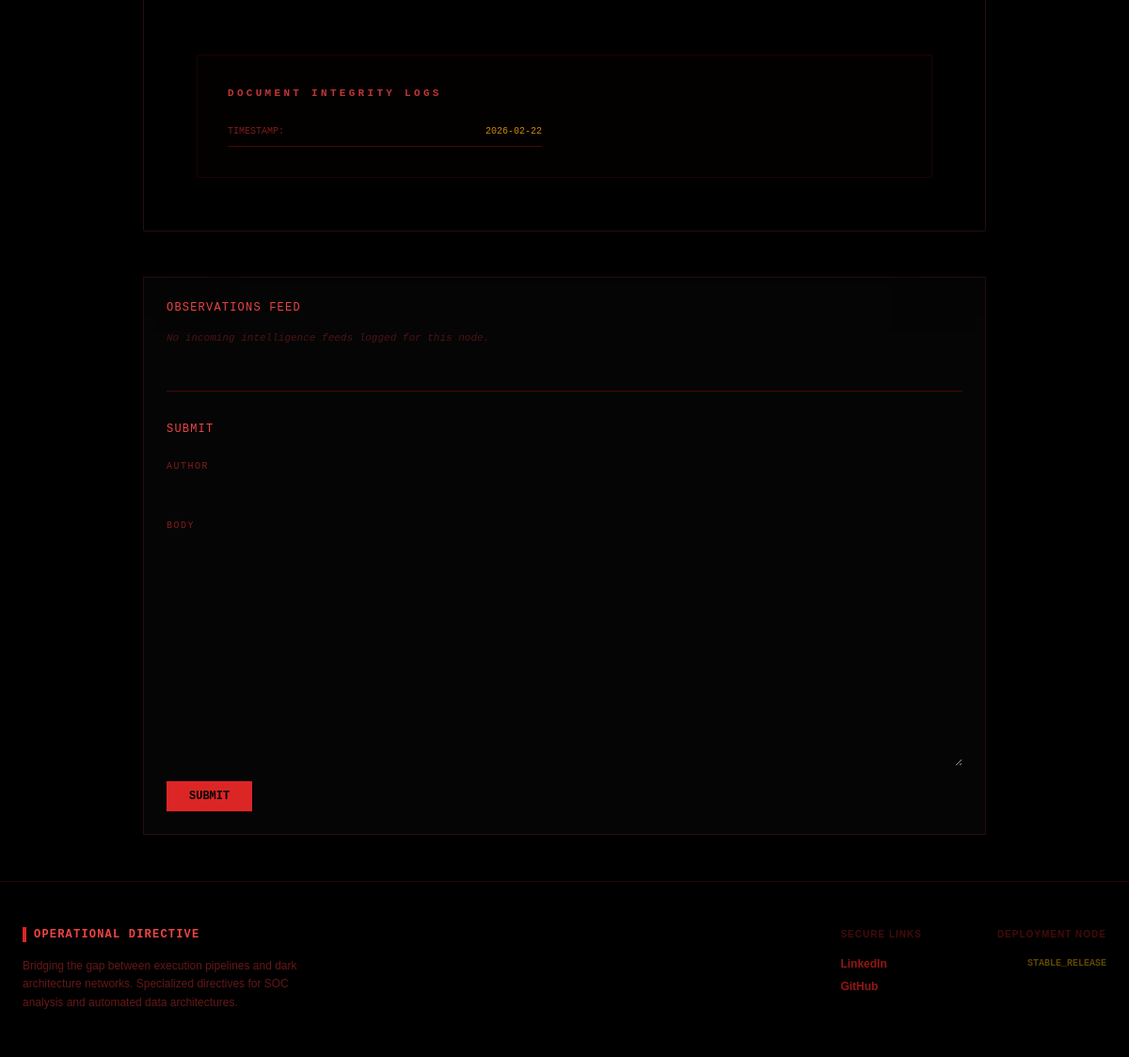
The app's page /bulletin/0b957aab-3063-4191-94ea-57ad40c671e1/ (lower part), older data.
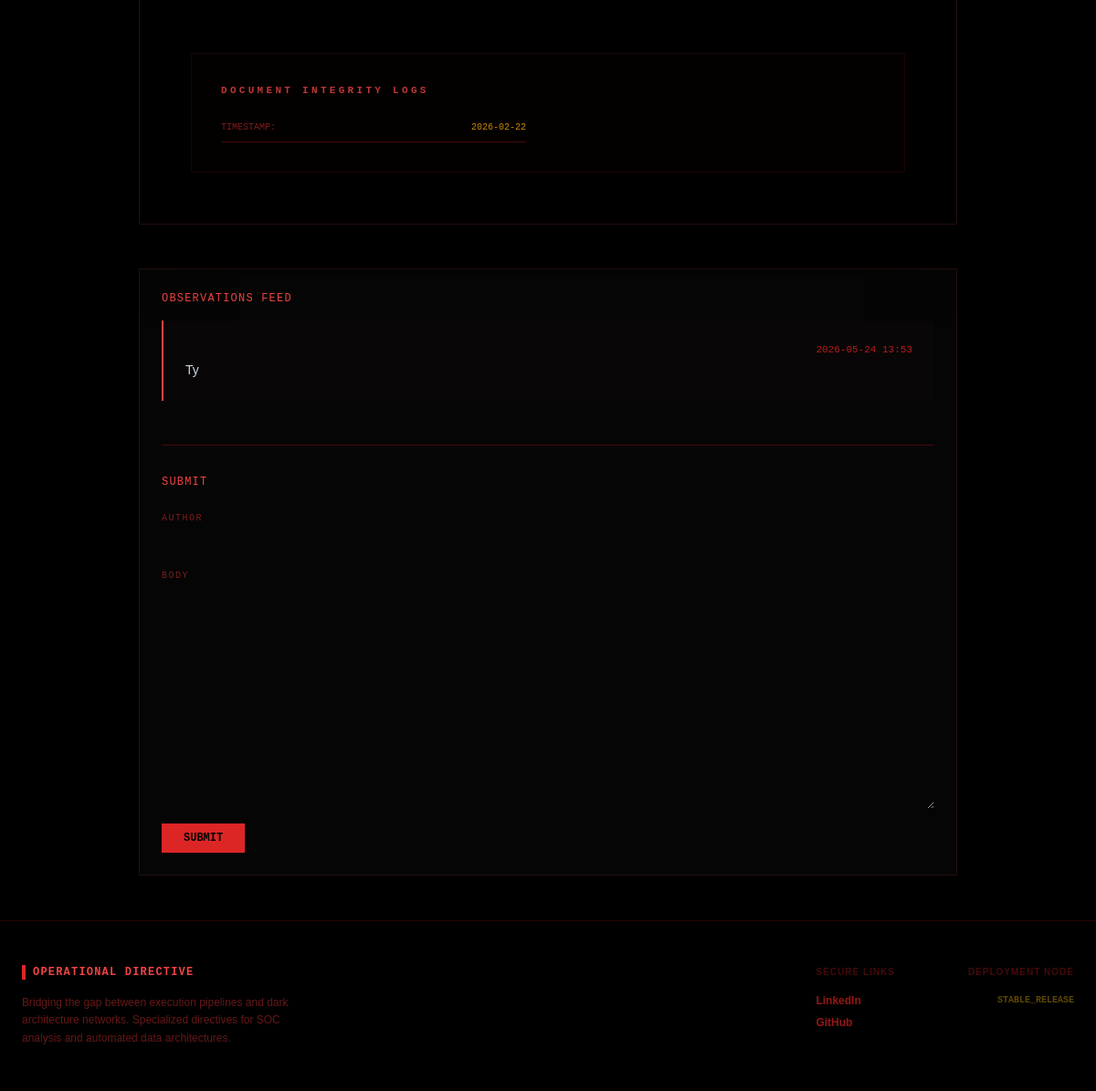
The same page, newer data.
### api/models.py (models this page shows, shortened)
class Bulletins(models.Model):
    class Platform(models.TextChoices):
        TRYHACKME = 'THM', 'TryHackMe'
        PORTSWIGGER = 'PortSwigger', 'PortSwigger'
        ROOT_ME = 'Root Me', 'Root-Me'
        HACKTHEBOX = 'HTB', 'HackTheBox'
        FAQ = 'FAQ', 'FAQ'
    class Difficulty(models.TextChoices):
        EASY = 'E', 'Easy'
        MEDIUM = 'M', 'Medium'
        HARD = 'H', 'Hard'
        INSANE = 'I', 'Insane'
    class Category(models.TextChoices):
        WEB = 'WEB', 'web-apps'
        RE = 'RE', 'Reverse engineering'
        SOC = 'SOC', 'Forensics'
        INFRA = 'SYS', 'Systems'
    id = models.UUIDField(primary_key=True, editable=False, default=uuid.uuid4)
    writeup_slug = models.SlugField(unique=True, max_length=100) # Removed 'slugify' default to avoid collisions
    title = models.CharField(max_length=100, default='ANALYSIS_LOG_0x0')
    writeup_body = MartorField(verbose_name="Post Content",
        help_text="Write your post content in Markdown",
        blank=True,
        null=True,
        max_length=10000,)
    writeup_author = models.CharField(max_length=20, default='cratis')
    writeup_image = models.ImageField(upload_to='bulletins/%Y/%m/', null=True, blank=True)
    writeup_difficulty = models.CharField(max_length=1, choices=Difficulty.choices, default=Difficulty.EASY)
    writeup_platform = models.CharField(max_length=11, default=Platform.TRYHACKME, choices=Platform.choices)
    writeup_category = models.CharField(default=Category.SOC, max_length=3, choices=Category.choices)
    publication_date = models.DateField(auto_now_add=True)

class Comment(models.Model):
    body=models.TextField()
    author = models.CharField(max_length=100)
    post = models.ForeignKey('Bulletins', on_delete=models.CASCADE, related_name='comments')
    created_on=models.DateTimeField(auto_now_add=True)
    active = models.BooleanField(default=True)
    class Meta:
        ordering = ['-created_on'] # Newest first

### api/views.py (the view, shortened to what this page needs)
# urls.py: path('bulletin/<uuid:pk>/',BulletingDetailView.as_view(), name='bulletin'),
class BulletingDetailView(DetailView):
    model = Bulletins
    template_name = 'bulletin.html'
    context_object_name = 'bulletin'
    def get_context_data(self, **kwargs):
        context = super().get_context_data(**kwargs)
        context['comments'] = self.object.comments.filter(active=True)
        context['comment_form'] = CommentForm()
        return context

### api/forms.py
class CommentForm(forms.ModelForm):
    class Meta:
        model = Comment
        fields = ('author', 'body')

### theme/templates/bulletin.html (shortened to what this page needs)
{% extends 'base.html' %}
{% load tailwind_tags %}
{% load martortags %}
{% block content %}
<div class="max-w-4xl mx-auto">
    <article class="report-card rounded-sm overflow-hidden relative">
        <div class="p-10 sm:p-14 bg-[#000000] w-full overflow-hidden">
            <div class="prose-custom max-w-none mb-12 w-full overflow-hidden">
            </div>
            <div class="bg-red-950/[0.05] border border-red-900/20 p-8 rounded-sm mono relative overflow-hidden">
                <h4 class="text-red-500/80 text-[11px] font-bold mb-6 uppercase tracking-[0.3em]">Document Integrity Logs</h4>
                <div class="grid grid-cols-1 sm:grid-cols-2 gap-x-12 gap-y-4 text-[10px] text-red-900">
                    <div class="flex justify-between border-b border-red-950 pb-2">
                        <span>TIMESTAMP:</span>
                        <span class="text-yellow-600">{{ bulletin.publication_date|date:"Y-m-d" }}</span>
                    </div>
                </div>
            </div>
        </div>
    </article>
    <section class="mt-12 p-6 report-card">
        <div class="mb-8">
            <h4 class="text-red-500 mono text-xs mb-4 uppercase tracking-widest">Observations Feed</h4>
            <div class="space-y-4">
                {% for comment in comments %}
                    <div class="comment-box">
                        <div class="flex justify-between text-[11px] mono text-red-700 mb-1">
                            <span>{{ comment.created_on|date:"Y-m-d H:i" }}</span>
                        </div>
                        <p class="text-sm text-slate-300">{{ comment.body }}</p>
                    </div>
                {% empty %}
                    <p class="mono text-[11px] text-red-900/60 italic">No incoming intelligence feeds logged for this node.</p>
                {% endfor %}
            </div>
        </div>
        <div class="mt-12 pt-8 border-t border-red-950">
            <h4 class="text-red-500 mono text-xs mb-6 uppercase tracking-widest">Submit</h4>
            <form method="post" class="space-y-4">
                {% for field in comment_form %}
                    <div class="flex flex-col gap-2">
                        <label class="meta-label">{{ field.label }}</label>
                        {{ field }}
                    </div>
                {% endfor %}
                <button type="submit" class="mt-4 px-6 py-2 bg-red-600 text-black font-black mono text-xs uppercase hover:bg-yellow-500 hover:text-black transition-colors duration-150">
                    SUBMIT
                </button>
            </form>
        </div>
    </section>
</div>
{% endblock %}

### theme/templates/base.html (shortened to what this page needs)
<!DOCTYPE html>
{% load tailwind_tags %}
<html lang="en" class="dark">
<head>
    {% tailwind_css %}
    <script src="https://cdn.tailwindcss.com"></script>
</head>
<body class="min-h-screen flex flex-col antialiased">
    <main class="flex-grow py-12 px-6">
        {% block content %}{% endblock %}
    </main>
    <footer class="bg-black border-t border-red-950/60 py-12 mt-auto">
        <div class="max-w-7xl mx-auto px-6 flex flex-col md:flex-row justify-between items-start gap-10">
            <div class="max-w-xs">
                <div class="flex items-center gap-2 mb-4">
                    <div class="w-1 h-4 bg-red-600"></div>
                    <span class="mono text-xs font-black text-red-500 uppercase tracking-widest">Operational Directive</span>
                </div>
                <p class="text-xs text-red-900/80 font-medium leading-relaxed">
                    Bridging the gap between execution pipelines and dark architecture networks. Specialized directives for SOC analysis and automated data architectures.
                </p>
            </div>
            <div class="flex gap-20">
                <div class="space-y-4">
                    <h4 class="text-[10px] font-black text-red-950 uppercase tracking-widest">Secure Links</h4>
                    <div class="flex flex-col gap-2 text-xs text-red-700/80 font-semibold">
                        <a href="#" class="hover:text-yellow-500 transition-colors">LinkedIn</a>
                        <a href="#" class="hover:text-yellow-500 transition-colors">GitHub</a>
                    </div>
                </div>
                <div class="space-y-4 text-right">
                    <h4 class="text-[10px] font-black text-red-950 uppercase tracking-widest">Deployment Node</h4>
                    <p class="mono text-[10px] text-red-900"><span class="text-yellow-500/40 font-bold">STABLE_RELEASE</span></p>
                </div>
            </div>
        </div>
    </footer>
</body>
</html>

### theme/templates/base.html (style rules this page uses)
:root { --signal-red: #ef4444; --signal-yellow: #eab308; --bg-pure-black: #000000; --border-tactical: #7f1d1d; --text-main: #f3f4f6; }
body { font-family: 'General Sans', sans-serif; background-color: var(--bg-pure-black); color: var(--text-main); background-image: radial-gradient(rgba(127, 29, 29, 0.3) 0.6px, transparent 0.6px); background-size: 20px 20px; }
.mono { font-family: 'JetBrains Mono', monospace; }

### theme/templates/bulletin.html (style rules this page uses)
.report-card { background: #050505; border: 1px solid rgba(239, 68, 68, 0.15); box-shadow: 0 30px 60px -12px rgba(0, 0, 0, 0.9); }
.prose-custom { line-height: 1.8; font-size: 1.05rem; color: #e5e7eb; overflow-wrap: break-word; word-wrap: break-word; word-break: break-word; }
.meta-label { font-family: 'JetBrains Mono', monospace; font-size: 10px; text-transform: uppercase; letter-spacing: 0.15em; color: #7f1d1d; }
.comment-box { background: rgba(239, 68, 68, 0.01); border-left: 2px solid #ef4444; margin-bottom: 1.5rem; padding: 1.5rem; }

Row changes from the older to the newer data that the page shows:
added Comment: created_on "2026-05-24 13:53", body "Ty"
Text that changed along with them:
text no longer shown: "No incoming intelligence feeds logged for this node."
